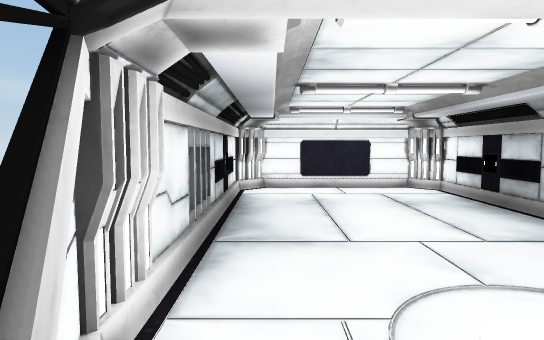
[1] (above)

12 first-person views from a walk through a 3-D level made in the Unity game engine. The camera is 1.2 m above the floor, tilts 4° down and sees 75° across. The floor is counted in squares, 1 m on a side. Each view is taken from the middle of a square. On the plan, view 1 faces up. The plan holds only what a view shows up to about 14 squares ahead; the rest is blank. The player character is not drawn. Some surface patterns are stand-ins.

[2]
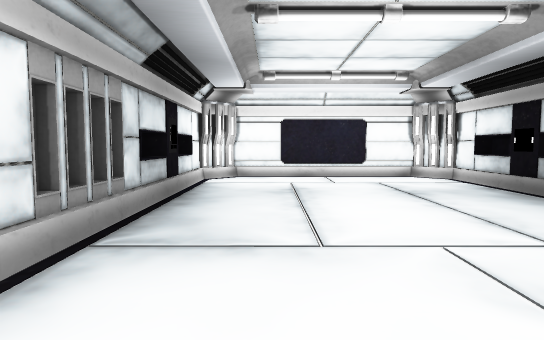

[3]
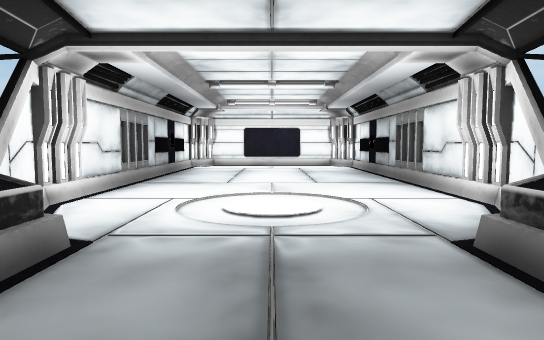

[4]
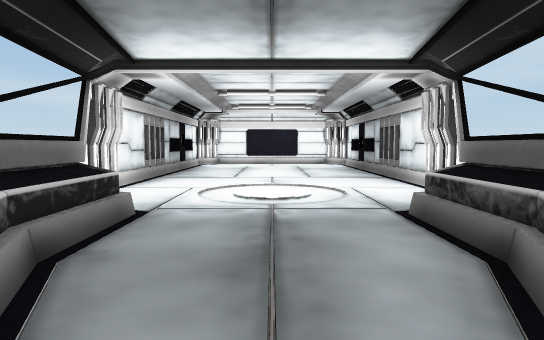

[5]
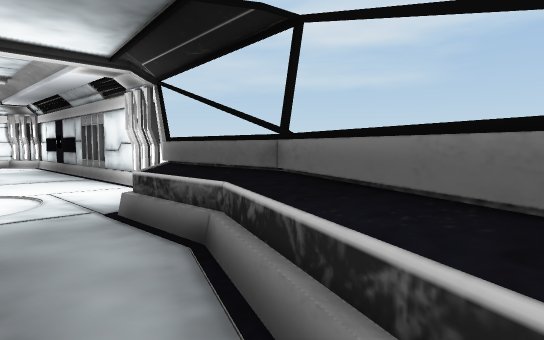

[6]
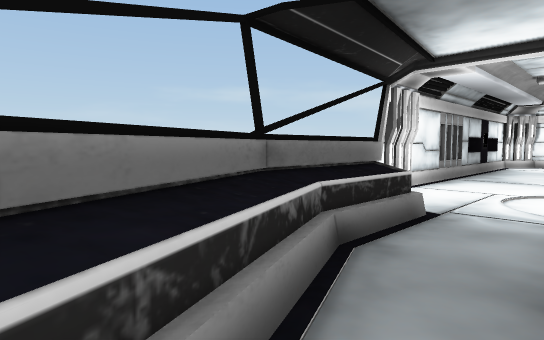

[7]
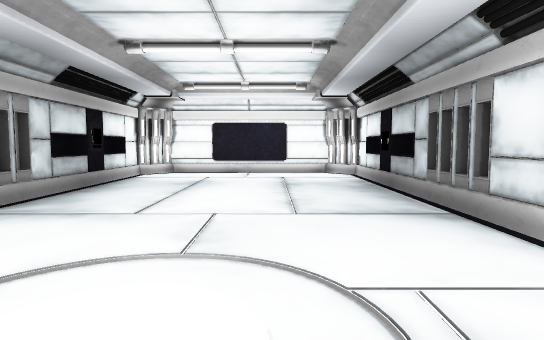

[8]
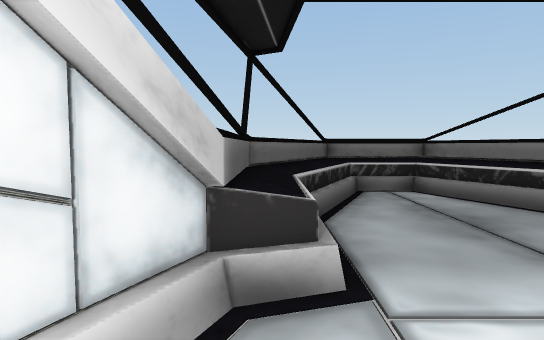

[9]
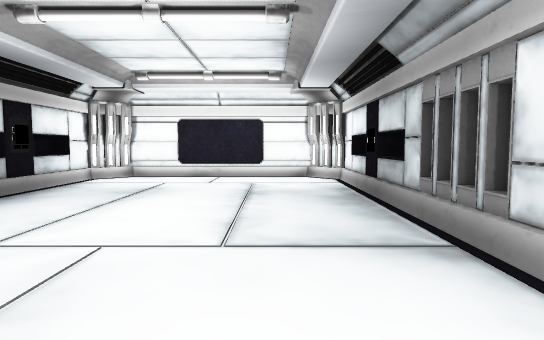

[10]
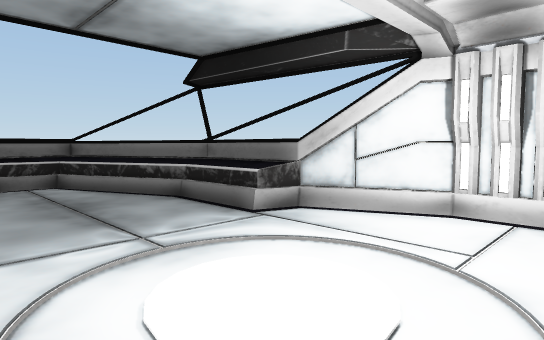

[11]
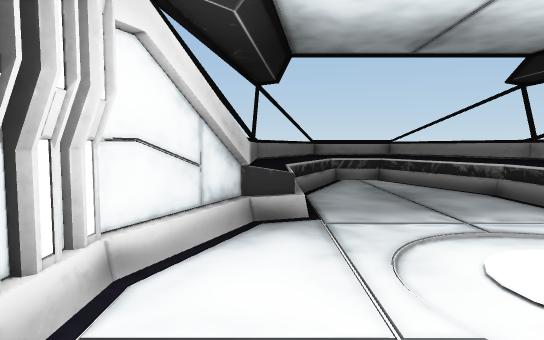

[12]
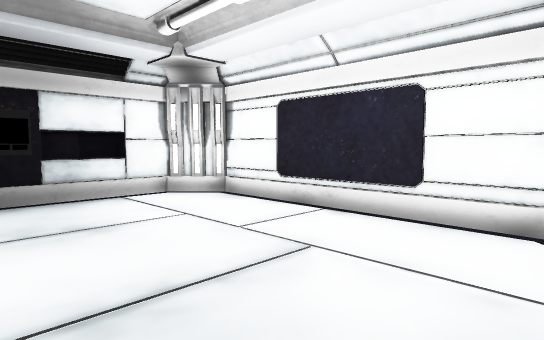

### Floor plan
Key: @ floor where view 1 was taken; # wall or solid block; . main floor; : floor 0.75 m higher than the main floor; / step, stairs or slope; = window, fence, low wall or low ledge.
Columns run from 2 left of view 1 to 8 right of it. Each row starts with its distance up from view 1.
 17  #########
 16 ##.......##
 15 #.........#
 14 #.........#
 13 #.........#
 12 #.........#
 11 #.........#
 10 #.........#
  9 #.........#
  8 #.........#
  7 #.........#
  6 #.........#
  5 #.........#
  4 ##.......##
  3 ##.......##
  2  #.......#
  1  #.......#
  0  #@...../#
 -1  #:.....:#
 -2  #:.....:#
 -3  ##/.../##
 -4   #=...=#
 -5   ##...##
 -6    #=.=#
 -7    #####

Positions as (right, up) in squares from view 1, and headings:
1: (0, 0), facing up
2: (1, 3), facing up
3: (3, -4), facing up
4: (3, -6), facing up
5: (3, -6), facing up-right
6: (3, -6), facing up-left
7: (4, 1), facing up
8: (6, 3), facing down
9: (5, 3), facing up
10: (5, 5), facing down-left
11: (6, 6), facing down
12: (7, 11), facing up-left
